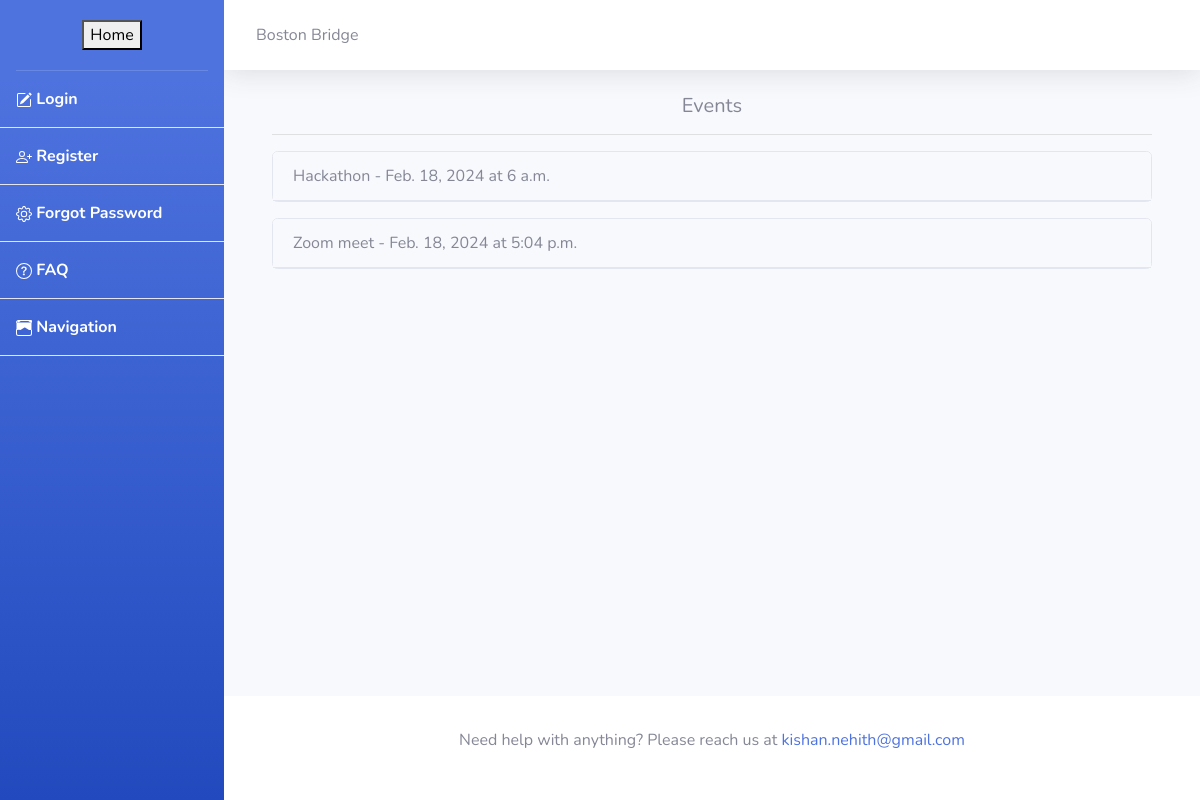
The app's page /, older data.
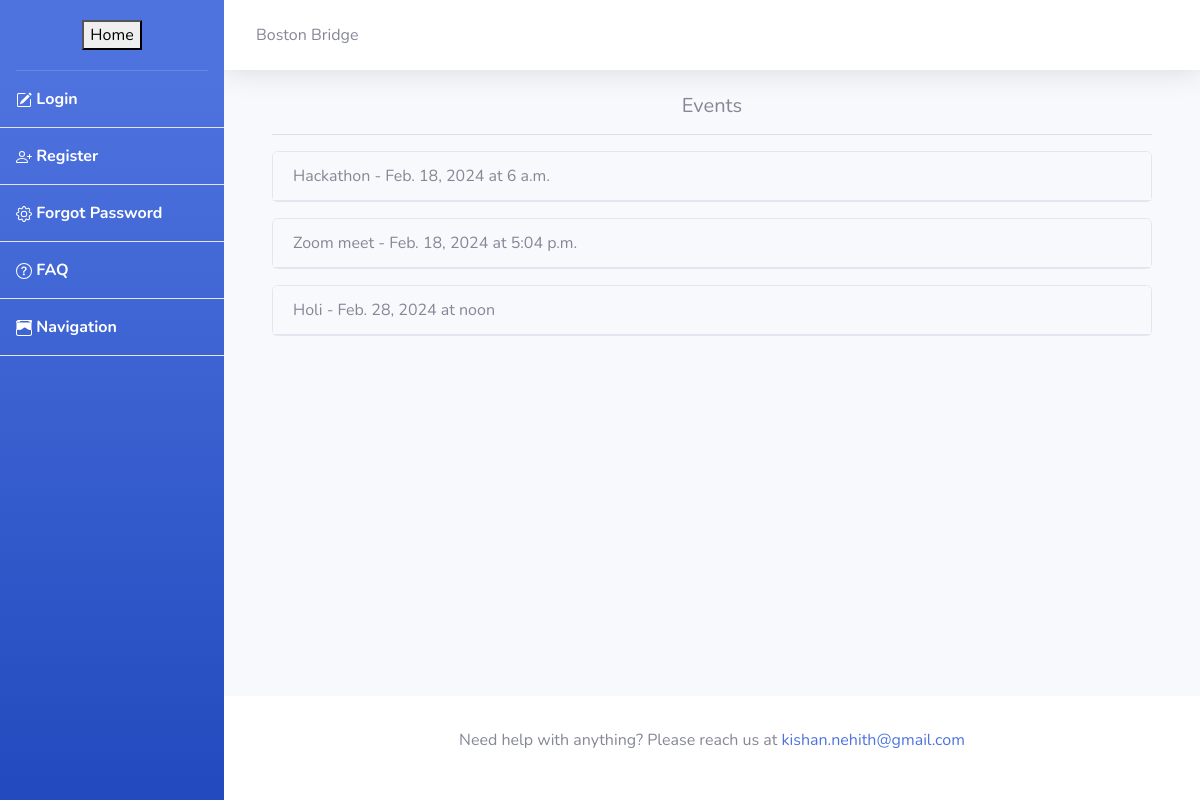
The same page, newer data.
### bridge/models.py (models this page shows, shortened)
class Event(models.Model):
    name = models.CharField(max_length=255)
    location = models.CharField(max_length=255)
    date = models.DateField()
    time = models.TimeField()
    additional_info = models.TextField(blank=True)

### bridge/views.py (the view)
# urls.py: 2. Add a URL to urlpatterns:  path('', views.home, name='home')
def home(request):
    events = Event.objects.all()
    return render(request, 'home.html', {'events': events})

### templates/home.html (shortened to what this page needs)
{% extends 'base.html' %}
{% block content %}
<div class="container">
    <div class="row">
        <div class="col-12">
            <h5 class="text-center">Events</h5>
            <hr>
            {% if events %}
                {% for event in events %}
                <div class="card mb-3" style="cursor: pointer;">
                    <div class="card-header" onclick="toggleAdditionalInfo('info{{ forloop.counter }}')">
                        {{ event.name }} - {{ event.date }} at {{ event.time }}
                    </div>
                </div>
                {% endfor %}
            {% else %}
                <div class="text-center">No events right now.</div>
            {% endif %}
        </div>
    </div>
</div>
{% endblock %}

Row changes from the older to the newer data that the page shows:
added Event: name "Holi", date "Feb. 28, 2024", time "noon"
